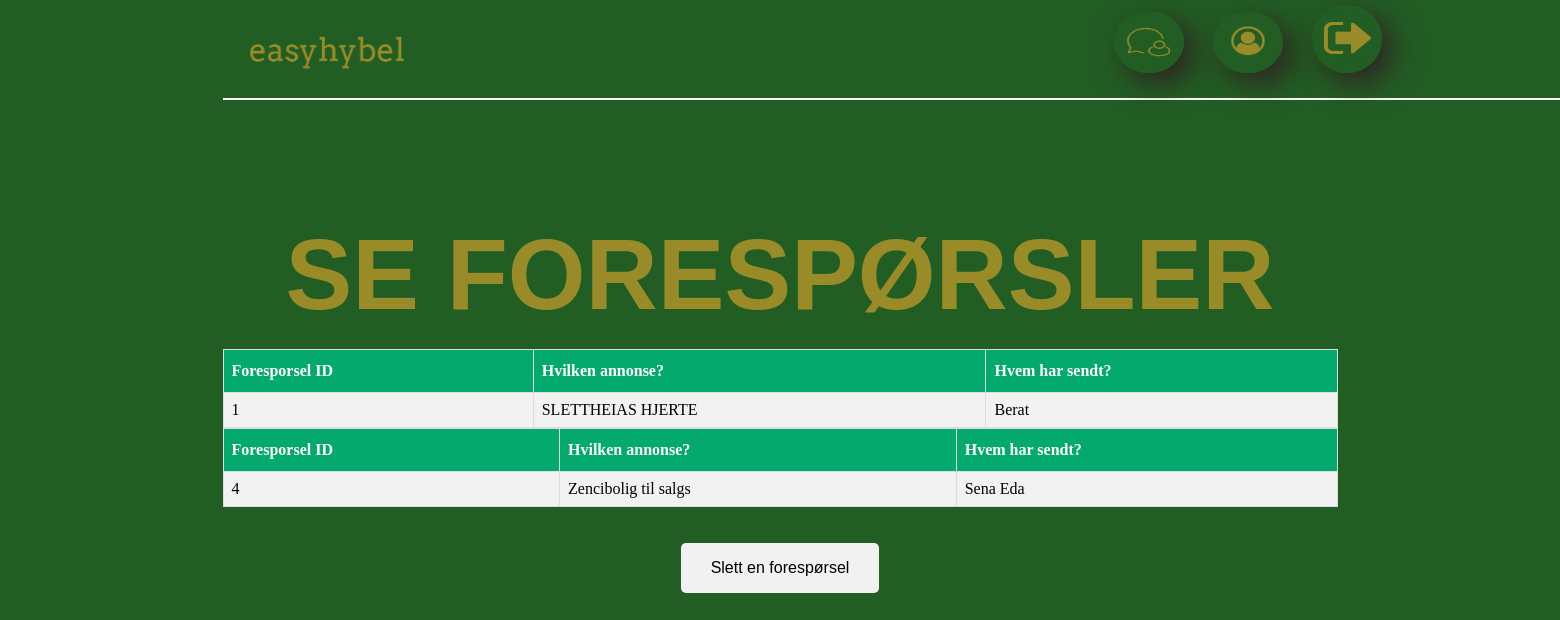
/www/views/seForespørsel.php (signed in), run on an earlier commit of the app's database.
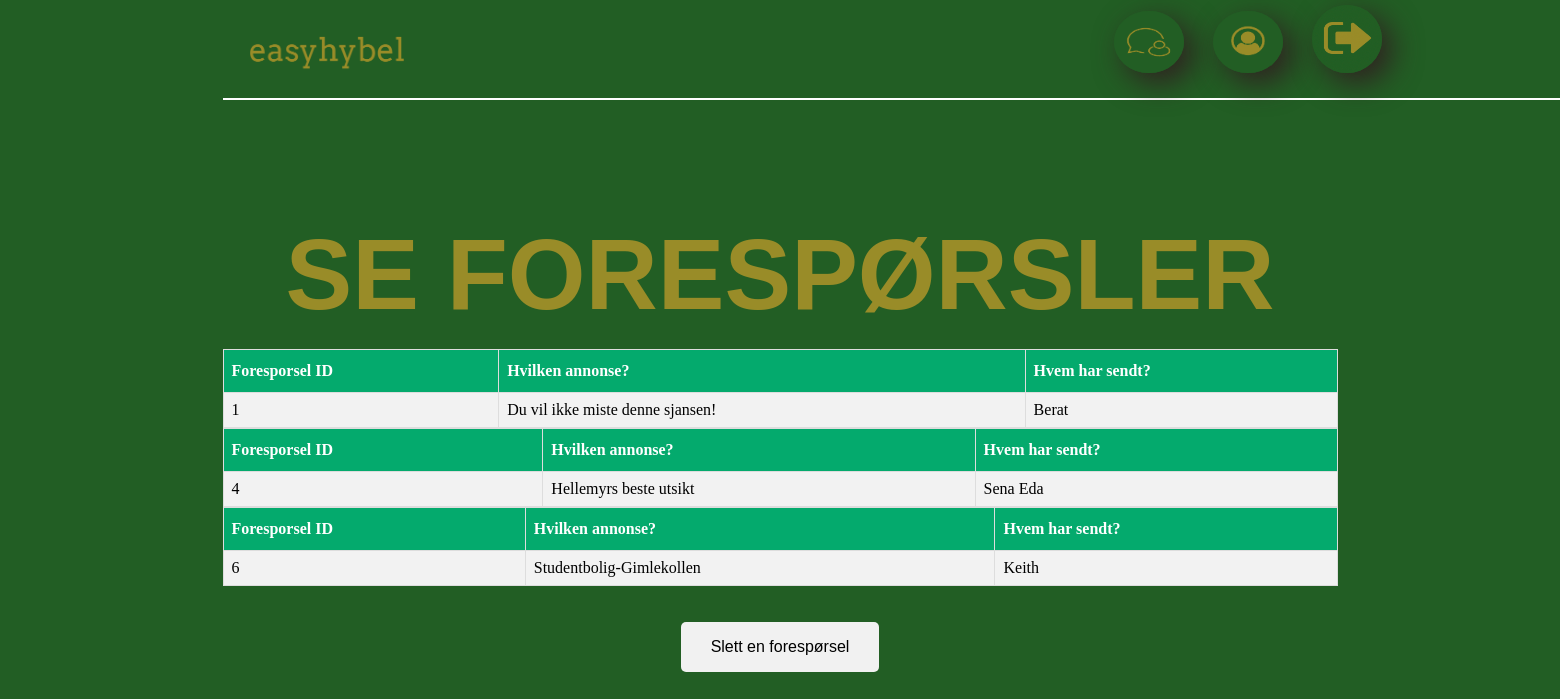
And on a later commit of the database.
### tables this page shows
CREATE TABLE Foresporsel
        (
            Foresporsel_ID          SMALLINT UNIQUE AUTO_INCREMENT,
            Medlem_ID             SMALLINT        ,
            Bolig_ID                SMALLINT         ,
            Annonse_ID              SMALLINT         NOT NULL,
            Akseptert               SMALLINT        DEFAULT 0,

            CONSTRAINT PRIMARY KEY (Foresporsel_ID),
            CONSTRAINT FOREIGN KEY (Medlem_ID) REFERENCES Medlem(Medlem_ID) ON DELETE CASCADE,
            CONSTRAINT FOREIGN KEY (Annonse_ID) REFERENCES Annonse(Annonse_ID) ON DELETE CASCADE
        );

CREATE TABLE Annonse
        (
            Annonse_ID              SMALLINT UNIQUE AUTO_INCREMENT,
            Annonse_Navn            VARCHAR(500)    NOT NULL,
            Annonse_Beskrivelse     VARCHAR(500)    NOT NULL,
            CONSTRAINT PRIMARY KEY (Annonse_ID)

        );

CREATE TABLE Medlem
        (
            Medlem_ID              SMALLINT UNIQUE AUTO_INCREMENT,
            Fornavn                 VARCHAR(30)     NOT NULL,
            Etternavn               VARCHAR(30)     NOT NULL,
            Brukernavn              VARCHAR(50)     NOT NULL,
            Mobilnummer             INTEGER         NOT NULL,
            Epost                   VARCHAR(255)    NOT NULL,
            Passord                 VARCHAR(255)    NOT NULL,
            Adresse                 VARCHAR(100)     NOT NULL,
            Postnummer              SMALLINT        NOT NULL,
            CONSTRAINT PRIMARY KEY (Medlem_ID)
        );

### www/views/seForespørsel.php (the view, shortened to what this page needs)
<html>
    <head>
    </head>
    <body>
        <?php
        include "header.php";
        require_once "../../includes/db.inc.php";
                    $sql= "SELECT F.Foresporsel_ID, A.Annonse_Navn, M.Fornavn
                    FROM ((Foresporsel F
                    INNER JOIN  Annonse A on F.Annonse_ID = A.Annonse_ID)
                    INNER JOIN Medlem M on F.Medlem_ID = M.Medlem_ID)
                    WHERE Akseptert = 0
                    ORDER BY Foresporsel_ID";
         $q = $pdo->prepare($sql);
         $q->execute();
         $foresporsel= $q->fetchAll(PDO::FETCH_ASSOC);
         echo "<h1>SE FORESPØRSLER</h1>";
         foreach ($foresporsel as $forespørler){
            echo "<table border='1'>";
            echo "<tr>";
            echo "<th>Foresporsel ID</th>";
            echo "<th>Hvilken annonse?</th>";
            echo "<th>Hvem har sendt?</th>";
            echo "</tr>";
            echo "<tr>";
            echo "<td>".$forespørler['Foresporsel_ID']."</td>";
            echo "<td>".$forespørler['Annonse_Navn']."</td>";
            echo "<td>".$forespørler['Fornavn']."</td>";
            echo "</tr>";
            echo "</table>";
         }
             ?>
            <div class="knappish">
            <br><br>
           <input type="button" class="btn" onclick="location.href='slettForesporsel.php';" value="Slett en forespørsel"/>
            </div>
    </body>
</html>

What changed in the data, as far as the page shows it:
changed through a linked row, foresporsel "Berat": Annonse_ID.Annonse_Navn "SLETTHEIAS HJERTE" → "Du vil ikke miste denne sjansen!"
changed through a linked row, foresporsel "Sena Eda": Annonse_ID.Annonse_Navn "Zencibolig til salgs" → "Hellemyrs beste utsikt"
added foresporsel: Foresporsel_ID "6", Annonse_ID.Annonse_Navn "Studentbolig-Gimlekollen", Medlem_ID.Fornavn "Keith"
